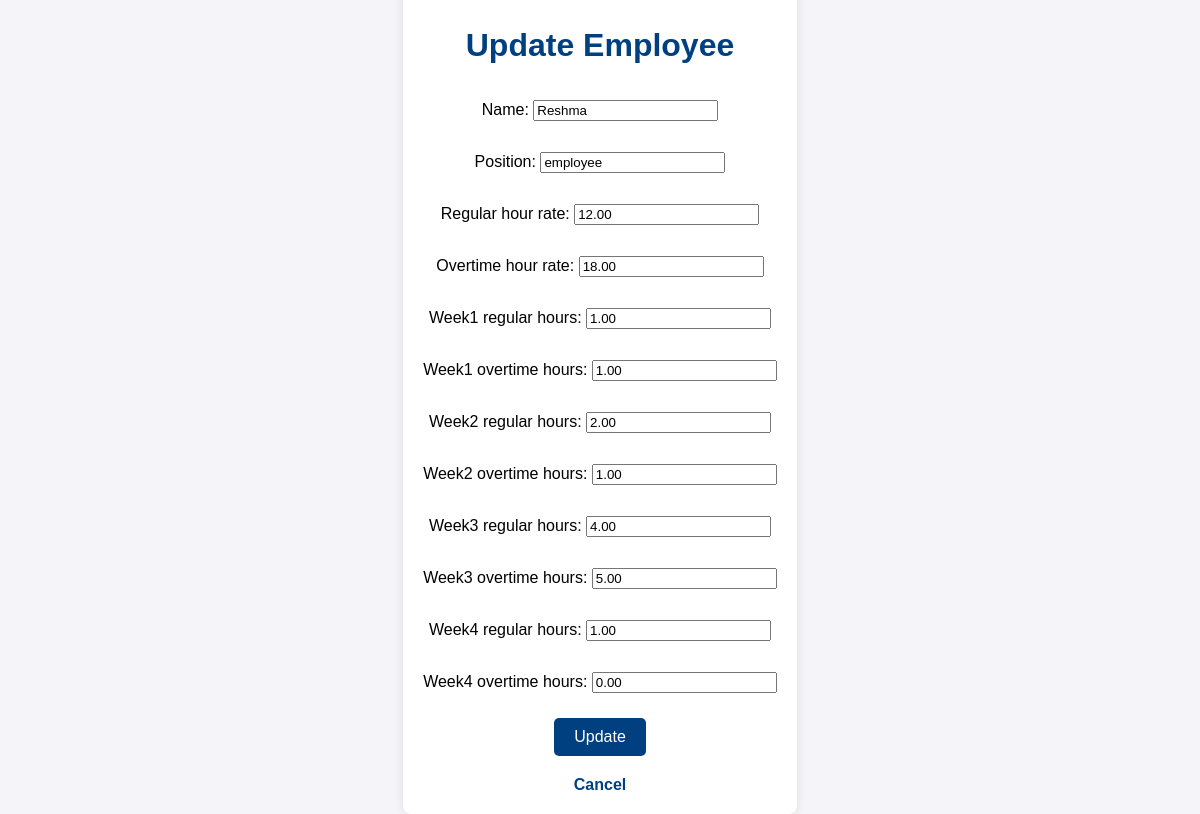
The page /update/4/ on the database its author committed.
### invoices/models.py (models this page shows, shortened)
class Employee(models.Model):
    name = models.CharField(max_length=100)
    position = models.CharField(max_length=100)
    regular_hour_rate = models.DecimalField(max_digits=5, decimal_places=2, default=12.00)
    overtime_hour_rate = models.DecimalField(max_digits=5, decimal_places=2, default=18.00)
    week1_regular_hours = models.DecimalField(max_digits=5, decimal_places=2)
    week1_overtime_hours = models.DecimalField(max_digits=5, decimal_places=2)
    week2_regular_hours = models.DecimalField(max_digits=5, decimal_places=2)
    week2_overtime_hours = models.DecimalField(max_digits=5, decimal_places=2)
    week3_regular_hours = models.DecimalField(max_digits=5, decimal_places=2)
    week3_overtime_hours = models.DecimalField(max_digits=5, decimal_places=2)
    week4_regular_hours = models.DecimalField(max_digits=5, decimal_places=2)
    week4_overtime_hours = models.DecimalField(max_digits=5, decimal_places=2)

### invoices/views.py (the view)
# urls.py: path('update/<int:employee_id>/', views.update_employee, name='update_employee'),
def update_employee(request, employee_id):
    employee = get_object_or_404(Employee, id=employee_id)
    if request.method == 'POST':
        form = EmployeeForm(request.POST, instance=employee)
        if form.is_valid():
            form.save()
            return redirect(reverse('employee_list'))
    else:
        form = EmployeeForm(instance=employee)
    return render(request, 'update_employee.html', {'form': form})

### invoices/forms.py
class EmployeeForm(forms.ModelForm):
    class Meta:
        model = Employee
        fields = [
            'name', 'position', 'regular_hour_rate', 'overtime_hour_rate',
            'week1_regular_hours', 'week1_overtime_hours',
            'week2_regular_hours', 'week2_overtime_hours',
            'week3_regular_hours', 'week3_overtime_hours',
            'week4_regular_hours', 'week4_overtime_hours'
        ]
        name = forms.CharField(required=True)
        position = forms.CharField(required=True)

### templates/update_employee.html (shortened to what this page needs)
<!DOCTYPE html>
<html>
<head>
</head>
<body>
    <div class="container">
        <h1>Update Employee</h1>
        <form method="post">
            {{ form.as_p }}
            <button type="submit">Update</button>
            <a href="{% url 'employee_list' %}">Cancel</a>
        </form>
    </div>
</body>
</html>

### templates/update_employee.html (style rules this page uses)
body { font-family: Arial, sans-serif; background-color: #f4f4f9; margin: 0; padding: 0; display: flex; justify-content: center; align-items: center; height: 100vh; }
h1 { color: #004080; text-align: center; margin-bottom: 20px; }
.container { max-width: 600px; background-color: white; border-radius: 8px; box-shadow: 0 0 10px rgba(0, 0, 0, 0.1); padding: 20px; margin: 20px; }
form { display: flex; flex-direction: column; align-items: center; }
form p { margin-bottom: 15px; }
form button { background-color: #004080; color: white; border: none; padding: 10px 20px; font-size: 16px; border-radius: 5px; cursor: pointer; margin: 10px; }
form a { display: inline-block; margin-top: 10px; color: #004080; text-decoration: none; font-weight: bold; }

### rows shown on the page
Employee: name "Reshma", position "employee", regular_hour_rate "12.00", overtime_hour_rate "18.00", week1_regular_hours "1.00", week1_overtime_hours "1.00", week2_regular_hours "2.00", week2_overtime_hours "1.00", week3_regular_hours "4.00", week3_overtime_hours "5.00", week4_regular_hours "1.00", week4_overtime_hours "0.00"
